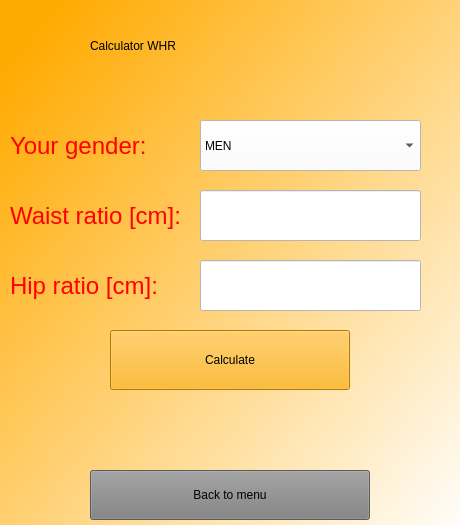
<?xml version="1.0" encoding="UTF-8"?>
<ui version="4.0">
 <class>Whr</class>
 <widget class="QWidget" name="Whr">
  <property name="geometry">
   <rect>
    <x>0</x>
    <y>0</y>
    <width>460</width>
    <height>525</height>
   </rect>
  </property>
  <property name="minimumSize">
   <size>
    <width>460</width>
    <height>525</height>
   </size>
  </property>
  <property name="maximumSize">
   <size>
    <width>460</width>
    <height>525</height>
   </size>
  </property>
  <property name="windowTitle">
   <string>Form</string>
  </property>
  <property name="styleSheet">
   <string notr="true">background-color: qlineargradient(spread:pad, x1:0.057, y1:0.068, x2:1, y2:1, stop:0 rgba(255, 170, 0, 255), stop:1 rgba(255, 255, 255, 255));</string>
  </property>
  <widget class="QStackedWidget" name="stackedWidget">
   <property name="geometry">
    <rect>
     <x>0</x>
     <y>0</y>
     <width>460</width>
     <height>550</height>
    </rect>
   </property>
   <property name="minimumSize">
    <size>
     <width>460</width>
     <height>550</height>
    </size>
   </property>
   <property name="maximumSize">
    <size>
     <width>460</width>
     <height>550</height>
    </size>
   </property>
   <property name="styleSheet">
    <string notr="true">background-color: qlineargradient(spread:pad, x1:0.057, y1:0.068, x2:1, y2:1, stop:0 rgba(255, 170, 0, 255), stop:1 rgba(255, 255, 255, 255));</string>
   </property>
   <widget class="QWidget" name="page">
    <property name="minimumSize">
     <size>
      <width>0</width>
      <height>0</height>
     </size>
    </property>
    <property name="maximumSize">
     <size>
      <width>16777215</width>
      <height>16777215</height>
     </size>
    </property>
    <property name="styleSheet">
     <string notr="true">background-color: qlineargradient(spread:pad, x1:0.057, y1:0.068, x2:1, y2:1, stop:0 rgba(255, 170, 0, 255), stop:1 rgba(255, 255, 255, 255));</string>
    </property>
    <widget class="QLabel" name="label">
     <property name="geometry">
      <rect>
       <x>90</x>
       <y>20</y>
       <width>291</width>
       <height>51</height>
      </rect>
     </property>
     <property name="styleSheet">
      <string notr="true">color:black;
font: 30pt &quot;MS Shell Dlg2&quot;;
background-color:transparent;</string>
     </property>
     <property name="text">
      <string>Calculator WHR</string>
     </property>
    </widget>
    <widget class="QLabel" name="label_2">
     <property name="geometry">
      <rect>
       <x>10</x>
       <y>120</y>
       <width>151</width>
       <height>51</height>
      </rect>
     </property>
     <property name="styleSheet">
      <string notr="true">color:red;
font:24px;
background-color:transparent;</string>
     </property>
     <property name="text">
      <string>Your gender: </string>
     </property>
    </widget>
    <widget class="QLabel" name="label_3">
     <property name="geometry">
      <rect>
       <x>10</x>
       <y>190</y>
       <width>201</width>
       <height>51</height>
      </rect>
     </property>
     <property name="styleSheet">
      <string notr="true">color:red;
font:24px;
background-color:transparent;</string>
     </property>
     <property name="text">
      <string>Waist ratio [cm]:</string>
     </property>
    </widget>
    <widget class="QLabel" name="label_4">
     <property name="geometry">
      <rect>
       <x>10</x>
       <y>260</y>
       <width>181</width>
       <height>51</height>
      </rect>
     </property>
     <property name="styleSheet">
      <string notr="true">color:red;
font:24px;
background-color:transparent;</string>
     </property>
     <property name="text">
      <string>Hip ratio [cm]:</string>
     </property>
    </widget>
    <widget class="QLineEdit" name="lineEdit">
     <property name="geometry">
      <rect>
       <x>200</x>
       <y>190</y>
       <width>221</width>
       <height>51</height>
      </rect>
     </property>
     <property name="styleSheet">
      <string notr="true">FONT-SIZE:24PX;
background-color: WHITE;</string>
     </property>
    </widget>
    <widget class="QLineEdit" name="lineEdit_2">
     <property name="geometry">
      <rect>
       <x>200</x>
       <y>260</y>
       <width>221</width>
       <height>51</height>
      </rect>
     </property>
     <property name="styleSheet">
      <string notr="true">FONT-SIZE:24PX;
background-color: WHITE;</string>
     </property>
    </widget>
    <widget class="QComboBox" name="comboBox">
     <property name="geometry">
      <rect>
       <x>200</x>
       <y>120</y>
       <width>221</width>
       <height>51</height>
      </rect>
     </property>
     <property name="styleSheet">
      <string notr="true">FONT-SIZE:24PX;
background-color: WHITE;</string>
     </property>
     <item>
      <property name="text">
       <string>MEN</string>
      </property>
     </item>
     <item>
      <property name="text">
       <string>WOMEN</string>
      </property>
     </item>
    </widget>
    <widget class="QPushButton" name="pushButton_calculate">
     <property name="geometry">
      <rect>
       <x>110</x>
       <y>330</y>
       <width>240</width>
       <height>60</height>
      </rect>
     </property>
     <property name="minimumSize">
      <size>
       <width>240</width>
       <height>60</height>
      </size>
     </property>
     <property name="maximumSize">
      <size>
       <width>240</width>
       <height>60</height>
      </size>
     </property>
     <property name="styleSheet">
      <string notr="true">background-color:rgb(255, 170, 0);
font:italic 16pt &quot;Noto Serif Light&quot;;</string>
     </property>
     <property name="text">
      <string>Calculate</string>
     </property>
    </widget>
    <widget class="QPushButton" name="pushButton_back_to_menu">
     <property name="geometry">
      <rect>
       <x>90</x>
       <y>470</y>
       <width>280</width>
       <height>50</height>
      </rect>
     </property>
     <property name="minimumSize">
      <size>
       <width>280</width>
       <height>50</height>
      </size>
     </property>
     <property name="maximumSize">
      <size>
       <width>280</width>
       <height>50</height>
      </size>
     </property>
     <property name="styleSheet">
      <string notr="true">background-color:grey;
font:italic 16pt &quot;Noto Serif Light&quot;;</string>
     </property>
     <property name="text">
      <string>Back to menu</string>
     </property>
    </widget>
   </widget>
  </widget>
 </widget>
 <resources/>
 <connections/>
</ui>
